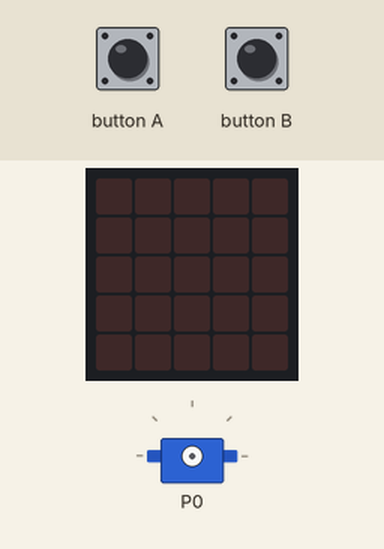
Simulated run of this program. Board: BBC micro:bit (MakeCode). On the bench: servo, the board's 5×5 LED display. Inputs (shaded band) come from the test bench.

Above: at 1.2 s.
1.3 s: button A pressed for 0.15 s
At 2.6 s:
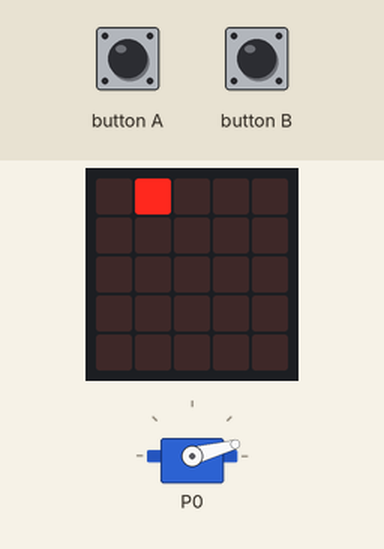
2.9 s: button B pressed for 0.15 s
At 3.8 s:
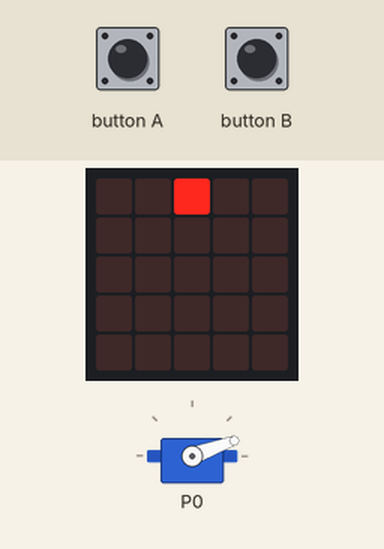
4.5 s: button B pressed 5 times (0.12 s each, 0.3 s apart)
At 6.1 s:
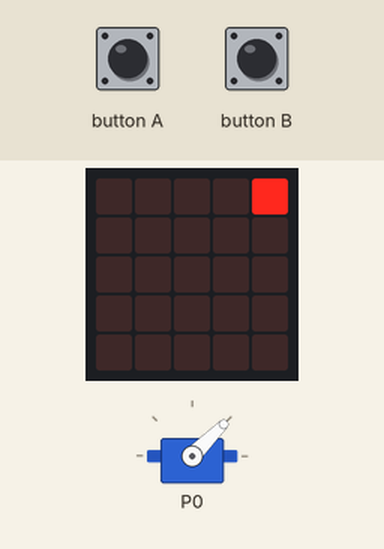
7.5 s: button B pressed for 0.15 s
At 8.5 s:
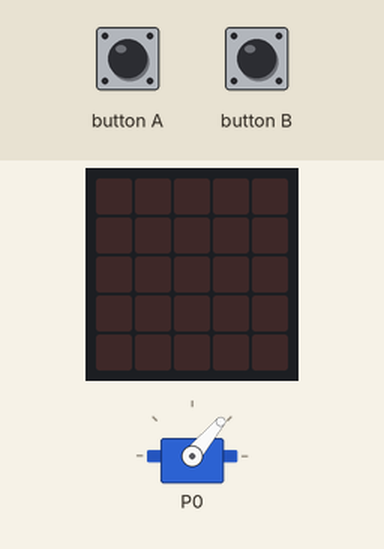
9.1 s: button B pressed 2 times (0.12 s each, 0.3 s apart)
At 10.1 s:
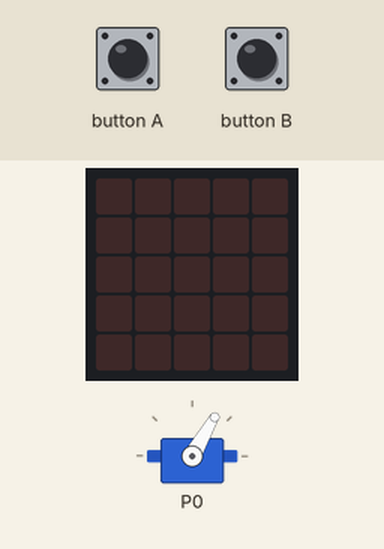
Timing chart, 0 to 12.1 s (numbered marks = the images above; inputs shaded):
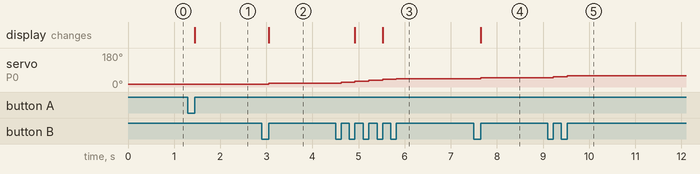

Measured:
- after the input at 1.3 s, the display: changes after 0.15 s (image 1)
- after the input at 2.9 s, servo on P0: 15° → 20° after 0.15 s; the display: changes after 0.15 s (image 2)
- after the input at 4.5 s, servo on P0: moves from 20° to 45° over 1.2 s, starting after 0.12 s; the display: first changes after 0.42 s (image 3 shows a later state)
- after the input at 7.5 s, servo on P0: 45° → 50° after 0.15 s; the display: changes after 0.15 s (image 4)
- after the input at 9.1 s, servo on P0: 50° → 55° after 0.12 s, → 60° 0.30 s later

The program:

main.ts
```typescript
input.onButtonPressed(Button.A, function () {
    led.unplot(Servo_angle / 10, 0)
    Servo_angle += -5
    servos.P0.setAngle(Servo_angle)
    led.plot(Servo_angle / 10, 0)
})
input.onButtonPressed(Button.B, function () {
    led.unplot(Servo_angle / 10, 0)
    Servo_angle += 5
    servos.P0.setAngle(Servo_angle)
    led.plot(Servo_angle / 10, 0)
})
let Servo_angle = 0
Servo_angle = 20
```

test.ts
```typescript
// tests go here; this will not be compiled when this package is used as an extension.
```
